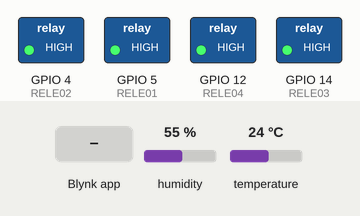
Recording of a sketch running on a simulated ESP8266 (NodeMCU). Shown: switched loads named in the sketch (green lamp = pin HIGH). Inputs (shaded band) come from the test bench; at power-on: humidity 55 %, temperature 24 °C. WiFi joins after 1.5 s; servers stay silent unless stated.

Above: at 3.0 s.
3.1 s: Blynk app writes 1 to V0
At 4.2 s:
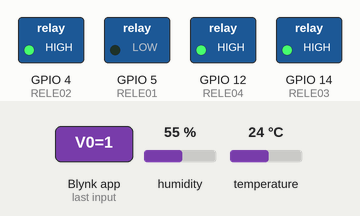
4.6 s: Blynk app writes 1 to V1
At 5.4 s:
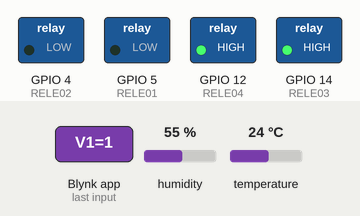
6.1 s: Blynk app writes 0 to V0
At 6.5 s:
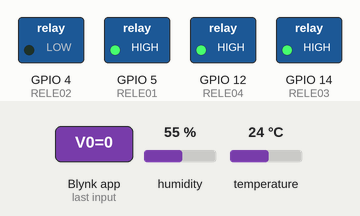
7.6 s: Blynk app writes 1 to V2
At 8.8 s:
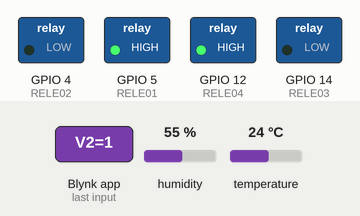
9.1 s: Blynk app writes 200 to V0
At 10.0 s:
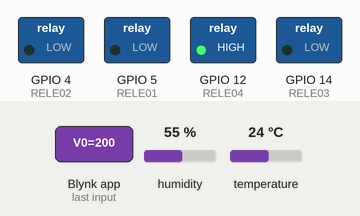
10.6 s: Blynk app writes 0 to V1
At 11.1 s:
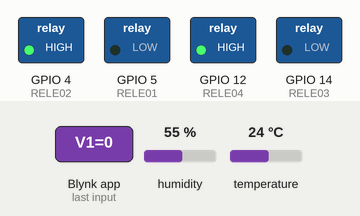
Timing chart, 0 to 13.1 s (numbered marks = the images above; inputs shaded):
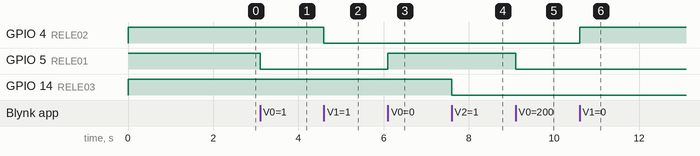

The sketch:

codigo_fonte.ino
```cpp
#define BLYNK_TEMPLATE_ID "TMPLPqZFDryO"
#define BLYNK_DEVICE_NAME "ArdWIFI"
#define BLYNK_AUTH_TOKEN  "PN_crxoDIzwfQdNuKSFyw8G9kaJEr8c_"

#define BLYNK_PRINT Serial

#include <ESP8266WiFi.h>
#include <BlynkSimpleEsp8266.h>
#include <DHT.h>

char auth[] = BLYNK_AUTH_TOKEN;

char ssid[] = "VIVOFIBRA-EFD1";
char pass[] = "smmfrid7qJ";

#define DHTPIN 2
#define RELE01 5
#define RELE02 4
#define RELE03 14
#define RELE04 12

#define DHTTYPE DHT11

DHT dht(DHTPIN, DHTTYPE);
BlynkTimer timer;

void sendSensor(){
  float t = dht.readTemperature();
  if (isnan(t)){
    Serial.println("Sensor DTH não leu dados!");
    return;
  }
  Blynk.virtualWrite(V3, t);
}

void ligaluzsala(int sala){
  if(sala == 0){
    digitalWrite(RELE01, HIGH);
  }else{
    digitalWrite(RELE01, LOW);
  }
}

void ligaluzquarto(int quarto){
  if(quarto == 0){
    digitalWrite(RELE02, HIGH);
  }else{
    digitalWrite(RELE02, LOW);
  }
}

void ligaventilador(int vent){
  if(vent == 0){
    digitalWrite(RELE03, HIGH);
  }else{
    digitalWrite(RELE03, LOW);
  }
}

void setup(){
  pinMode(RELE01, OUTPUT);
  pinMode(RELE02, OUTPUT);
  pinMode(RELE03, OUTPUT);
  pinMode(RELE04, OUTPUT);
  pinMode(DHTPIN, INPUT);

  //inicia o relé inteiro desligado
  digitalWrite(RELE01, HIGH);
  digitalWrite(RELE02, HIGH);
  digitalWrite(RELE03, HIGH);
  digitalWrite(RELE04, HIGH);

  Serial.begin(9600);

  Blynk.begin(auth, ssid, pass);

  dht.begin();

  timer.setInterval(1000L, sendSensor);
}

void loop(){
  Blynk.run();
  timer.run();
}

BLYNK_WRITE(V0){
  int sala = param.asInt();
  ligaluzsala(sala);
}

BLYNK_WRITE(V1){
  int quarto = param.asInt();
  ligaluzquarto(quarto);
}

BLYNK_WRITE(V2){
  int vent = param.asInt();
  ligaventilador(vent);
}
```

Measured:
- after the input at 3.1 s, GPIO 5 (RELE01): HIGH → LOW at once
- after the input at 4.6 s, GPIO 4 (RELE02): HIGH → LOW at once
- after the input at 6.1 s, GPIO 5 (RELE01): LOW → HIGH at once
- after the input at 7.6 s, GPIO 14 (RELE03): HIGH → LOW at once
- after the input at 9.1 s, GPIO 5 (RELE01): HIGH → LOW at once
- after the input at 10.6 s, GPIO 4 (RELE02): LOW → HIGH at once
